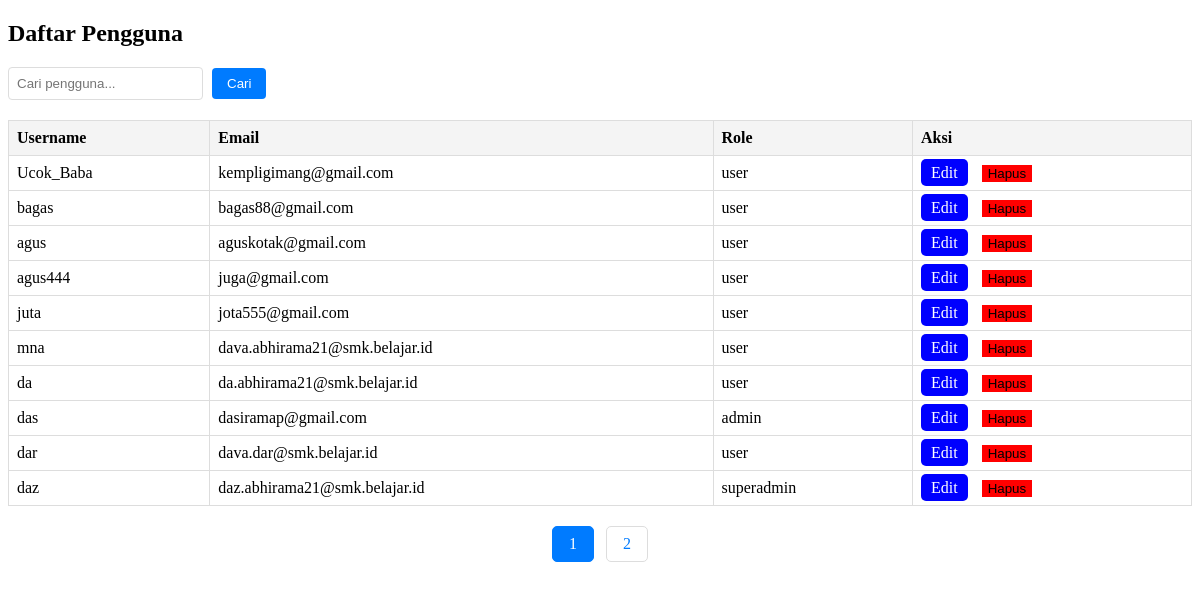
Page /viewadmin.php on the committed database.
### tables this page shows
CREATE TABLE `users` (
  `id` int(11) NOT NULL,
  `username` varchar(50) NOT NULL,
  `email` varchar(255) NOT NULL,
  `password` varchar(255) NOT NULL,
  `profile_picture` varchar(255) DEFAULT 'profile/default.jpg',
  `role` varchar(30) NOT NULL DEFAULT 'user',
  `theme_mode` enum('light','dark') NOT NULL DEFAULT 'light'
);

### viewadmin.php (the view, shortened to what this page needs)
<?php
include "config.php";
$limit = 10;
$page = isset($_GET['page']) ? (int)$_GET['page'] : 1;
$start = ($page > 1) ? ($page * $limit) - $limit : 0;
$search = isset($_GET['search']) ? $_GET['search'] : '';
$sql = "SELECT id, username, email, role FROM users";
$count_sql = "SELECT COUNT(id) AS total FROM users";
$sql .= " LIMIT ?, ?";
$count_stmt = $conn->prepare($count_sql);
$count_stmt->execute();
$count_result = $count_stmt->get_result();
$total_users = $count_result->fetch_assoc()['total'];
$total_pages = ceil($total_users / $limit);
$stmt = $conn->prepare($sql);
if (!empty($search)) {
    $search_param = "%" . $search . "%";
    $stmt->bind_param("ssii", $search_param, $search_param, $start, $limit);
} else {
    $stmt->bind_param("ii", $start, $limit);
}
$stmt->execute();
$result = $stmt->get_result();
?>
<!DOCTYPE html>
<html lang="en">
<head>
</head>
<body>
<h2>Daftar Pengguna</h2>
<form method="get" action="" class="search-form">
    <input type="text" name="search" placeholder="Cari pengguna..." value="<?php echo htmlspecialchars($search); ?>">
    <input type="submit" value="Cari">
</form>
<table>
    <tr>
        <th>Username</th>
        <th>Email</th>
        <th>Role</th>
        <th>Aksi</th>
    </tr>
    <?php if ($result->num_rows > 0): ?>
        <?php while ($row = $result->fetch_assoc()): ?>
            <tr>
                <td><?php echo htmlspecialchars($row['username']); ?></td>
                <td><?php echo htmlspecialchars($row['email']); ?></td>
                <td><?php echo htmlspecialchars($row['role']); ?></td>
                <td class="aksi">
                    <a href="?edit_id=<?php echo $row['id']; ?>" class="edit">Edit</a>
                    <form method="post" action="viewadmin.php" style="display:inline;">
                        <button type="submit" class="hapus" onclick="return confirm('Apakah Anda yakin ingin menghapus pengguna <?php echo htmlspecialchars($row['username']); ?>?')" style="border:none; cursor:pointer;">Hapus</button>
                    </form>
                </td>
            </tr>
        <?php endwhile; ?>
    <?php else: ?>
        <tr>
            <td colspan="4" style="text-align:center;">Tidak ada data pengguna</td>
        </tr>
    <?php endif; ?>
</table>
<div class="pagination">
    <?php for ($i = 1; $i <= $total_pages; $i++): ?>
        <a href="?page=<?php echo $i; ?><?php echo !empty($search) ? '&search=' . htmlspecialchars($search) : ''; ?>" class="<?php echo ($i == $page) ? 'active' : ''; ?>">
            <?php echo $i; ?>
        </a>
    <?php endfor; ?>
</div>
</body>
</html>

### viewadmin.php (style rules this page uses)
table { width: 100%; border-collapse: collapse; margin-top: 20px; }
th, td { border: 1px solid #ddd; padding: 8px; text-align: left; }
th { background-color: #f4f4f4; }
.aksi a { margin-right: 10px; text-decoration: none; color: white; padding: 5px 10px; border-radius: 5px; }
.edit { background-color: blue; }
.hapus { background-color: red; }
.pagination { margin-top: 20px; text-align: center; }
.pagination a { display: inline-block; padding: 8px 16px; text-decoration: none; color: #007bff; border: 1px solid #ddd; margin: 0 4px; border-radius: 5px; }
.pagination a.active { background-color: #007bff; color: white; border: 1px solid #007bff; }
.search-form { margin-bottom: 20px; }
.search-form input[type="text"] { padding: 8px; margin-right: 5px; border: 1px solid #ddd; border-radius: 4px; }
.search-form input[type="submit"] { padding: 8px 15px; background-color: #007bff; color: white; border: none; border-radius: 4px; cursor: pointer; }

### rows in the picture
users: username "Ucok_Baba", email "kempligimang@gmail.com", role "user"
users: username "bagas", email "bagas88@gmail.com", role "user"
users: username "agus", email "aguskotak@gmail.com", role "user"
users: username "agus444", email "juga@gmail.com", role "user"
users: username "juta", email "jota555@gmail.com", role "user"
users: username "mna", email "dava.abhirama21@smk.belajar.id", role "user"
users: username "da", email "da.abhirama21@smk.belajar.id", role "user"
users: username "das", email "dasiramap@gmail.com", role "admin"
users: username "dar", email "dava.dar@smk.belajar.id", role "user"
users: username "daz", email "daz.abhirama21@smk.belajar.id", role "superadmin"
